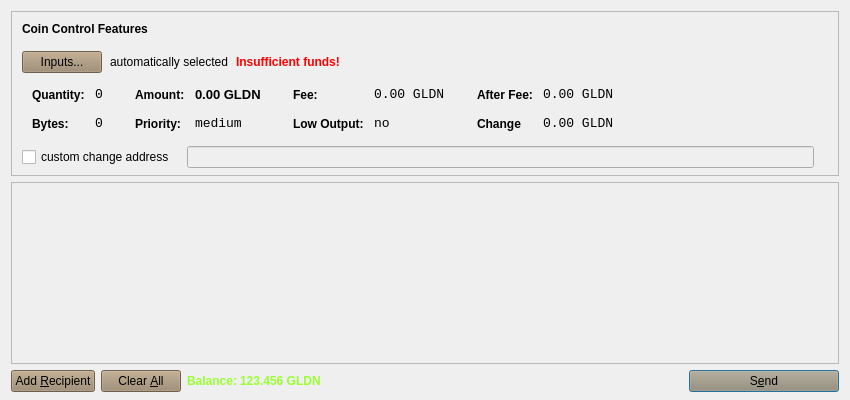
<?xml version="1.0" encoding="UTF-8"?>
<ui version="4.0">
 <class>SendCoinsDialog</class>
 <widget class="QDialog" name="SendCoinsDialog">
  <property name="geometry">
   <rect>
    <x>0</x>
    <y>0</y>
    <width>850</width>
    <height>400</height>
   </rect>
  </property>
  <property name="windowTitle">
   <string>Send Coins</string>
  </property>
  <property name="styleSheet">
   <string notr="true">background-image: url(:/images/bkg-n);</string>
  </property>
  <layout class="QVBoxLayout" name="verticalLayout" stretch="0,1,0">
   <property name="bottomMargin">
    <number>8</number>
   </property>
   <item>
    <widget class="QFrame" name="frameCoinControl">
     <property name="sizePolicy">
      <sizepolicy hsizetype="Expanding" vsizetype="Expanding">
       <horstretch>0</horstretch>
       <verstretch>0</verstretch>
      </sizepolicy>
     </property>
     <property name="maximumSize">
      <size>
       <width>16777215</width>
       <height>16777215</height>
      </size>
     </property>
     <property name="frameShape">
      <enum>QFrame::StyledPanel</enum>
     </property>
     <property name="frameShadow">
      <enum>QFrame::Sunken</enum>
     </property>
     <layout class="QVBoxLayout" name="verticalLayoutCoinControl2">
      <property name="spacing">
       <number>6</number>
      </property>
      <property name="leftMargin">
       <number>0</number>
      </property>
      <property name="topMargin">
       <number>0</number>
      </property>
      <property name="rightMargin">
       <number>0</number>
      </property>
      <property name="bottomMargin">
       <number>6</number>
      </property>
      <item>
       <layout class="QVBoxLayout" name="verticalLayoutCoinControl" stretch="0,0,0,0,1">
        <property name="spacing">
         <number>0</number>
        </property>
        <property name="leftMargin">
         <number>10</number>
        </property>
        <property name="topMargin">
         <number>10</number>
        </property>
        <item>
         <layout class="QHBoxLayout" name="horizontalLayoutCoinControl1">
          <property name="bottomMargin">
           <number>15</number>
          </property>
          <item>
           <widget class="QLabel" name="labelCoinControlFeatures">
            <property name="sizePolicy">
             <sizepolicy hsizetype="Preferred" vsizetype="Maximum">
              <horstretch>0</horstretch>
              <verstretch>0</verstretch>
             </sizepolicy>
            </property>
            <property name="font">
             <font>
              <weight>75</weight>
              <bold>true</bold>
             </font>
            </property>
            <property name="styleSheet">
             <string notr="true">font-weight:bold;</string>
            </property>
            <property name="text">
             <string>Coin Control Features</string>
            </property>
           </widget>
          </item>
         </layout>
        </item>
        <item>
         <layout class="QHBoxLayout" name="horizontalLayoutCoinControl2" stretch="0,0,0,0">
          <property name="spacing">
           <number>8</number>
          </property>
          <property name="bottomMargin">
           <number>10</number>
          </property>
          <item>
           <widget class="QPushButton" name="pushButtonCoinControl">
            <property name="styleSheet">
             <string notr="true">background-color: rgb(154, 134, 106);
background-image: url(:/images/bgbfree);</string>
            </property>
            <property name="text">
             <string>Inputs...</string>
            </property>
           </widget>
          </item>
          <item>
           <widget class="QLabel" name="labelCoinControlAutomaticallySelected">
            <property name="styleSheet">
             <string notr="true">background-image: url(:/images/bgbfree);</string>
            </property>
            <property name="text">
             <string>automatically selected</string>
            </property>
            <property name="margin">
             <number>5</number>
            </property>
           </widget>
          </item>
          <item>
           <widget class="QLabel" name="labelCoinControlInsuffFunds">
            <property name="font">
             <font>
              <weight>75</weight>
              <bold>true</bold>
             </font>
            </property>
            <property name="styleSheet">
             <string notr="true">color:red;font-weight:bold;
background-image: url(:/images/bgbfree);</string>
            </property>
            <property name="text">
             <string>Insufficient funds!</string>
            </property>
            <property name="margin">
             <number>5</number>
            </property>
           </widget>
          </item>
          <item>
           <spacer name="horizontalSpacerCoinControl">
            <property name="orientation">
             <enum>Qt::Horizontal</enum>
            </property>
            <property name="sizeHint" stdset="0">
             <size>
              <width>40</width>
              <height>1</height>
             </size>
            </property>
           </spacer>
          </item>
         </layout>
        </item>
        <item>
         <widget class="QWidget" name="widgetCoinControl" native="true">
          <property name="sizePolicy">
           <sizepolicy hsizetype="Preferred" vsizetype="Preferred">
            <horstretch>0</horstretch>
            <verstretch>0</verstretch>
           </sizepolicy>
          </property>
          <property name="minimumSize">
           <size>
            <width>0</width>
            <height>0</height>
           </size>
          </property>
          <property name="styleSheet">
           <string notr="true"/>
          </property>
          <layout class="QHBoxLayout" name="horizontalLayoutCoinControl5">
           <property name="leftMargin">
            <number>0</number>
           </property>
           <property name="topMargin">
            <number>0</number>
           </property>
           <property name="rightMargin">
            <number>0</number>
           </property>
           <property name="bottomMargin">
            <number>0</number>
           </property>
           <item>
            <layout class="QHBoxLayout" name="horizontalLayoutCoinControl3" stretch="0,0,0,1">
             <property name="spacing">
              <number>20</number>
             </property>
             <property name="topMargin">
              <number>0</number>
             </property>
             <property name="bottomMargin">
              <number>10</number>
             </property>
             <item>
              <layout class="QFormLayout" name="formLayoutCoinControl1">
               <property name="horizontalSpacing">
                <number>10</number>
               </property>
               <property name="verticalSpacing">
                <number>14</number>
               </property>
               <property name="leftMargin">
                <number>10</number>
               </property>
               <property name="topMargin">
                <number>4</number>
               </property>
               <property name="rightMargin">
                <number>6</number>
               </property>
               <item row="0" column="0">
                <widget class="QLabel" name="labelCoinControlQuantityText">
                 <property name="styleSheet">
                  <string notr="true">font-weight:bold;</string>
                 </property>
                 <property name="text">
                  <string>Quantity:</string>
                 </property>
                 <property name="margin">
                  <number>0</number>
                 </property>
                </widget>
               </item>
               <item row="0" column="1">
                <widget class="QLabel" name="labelCoinControlQuantity">
                 <property name="font">
                  <font>
                   <family>Monospace</family>
                   <pointsize>10</pointsize>
                  </font>
                 </property>
                 <property name="cursor">
                  <cursorShape>IBeamCursor</cursorShape>
                 </property>
                 <property name="contextMenuPolicy">
                  <enum>Qt::ActionsContextMenu</enum>
                 </property>
                 <property name="styleSheet">
                  <string notr="true">background-image: url(:/images/bgbfree);</string>
                 </property>
                 <property name="text">
                  <string>0</string>
                 </property>
                 <property name="margin">
                  <number>0</number>
                 </property>
                 <property name="textInteractionFlags">
                  <set>Qt::LinksAccessibleByMouse|Qt::TextSelectableByKeyboard|Qt::TextSelectableByMouse</set>
                 </property>
                </widget>
               </item>
               <item row="1" column="0">
                <widget class="QLabel" name="labelCoinControlBytesText">
                 <property name="styleSheet">
                  <string notr="true">font-weight:bold;
background-image: url(:/images/bgbfree);</string>
                 </property>
                 <property name="text">
                  <string>Bytes:</string>
                 </property>
                </widget>
               </item>
               <item row="1" column="1">
                <widget class="QLabel" name="labelCoinControlBytes">
                 <property name="font">
                  <font>
                   <family>Monospace</family>
                   <pointsize>10</pointsize>
                  </font>
                 </property>
                 <property name="cursor">
                  <cursorShape>IBeamCursor</cursorShape>
                 </property>
                 <property name="contextMenuPolicy">
                  <enum>Qt::ActionsContextMenu</enum>
                 </property>
                 <property name="styleSheet">
                  <string notr="true">background-image: url(:/images/bgbfree);</string>
                 </property>
                 <property name="text">
                  <string>0</string>
                 </property>
                 <property name="textInteractionFlags">
                  <set>Qt::LinksAccessibleByMouse|Qt::TextSelectableByKeyboard|Qt::TextSelectableByMouse</set>
                 </property>
                </widget>
               </item>
              </layout>
             </item>
             <item>
              <layout class="QFormLayout" name="formLayoutCoinControl2">
               <property name="horizontalSpacing">
                <number>10</number>
               </property>
               <property name="verticalSpacing">
                <number>14</number>
               </property>
               <property name="leftMargin">
                <number>6</number>
               </property>
               <property name="topMargin">
                <number>4</number>
               </property>
               <property name="rightMargin">
                <number>6</number>
               </property>
               <item row="0" column="0">
                <widget class="QLabel" name="labelCoinControlAmountText">
                 <property name="styleSheet">
                  <string notr="true">font-weight:bold;
background-image: url(:/images/bgbfree);</string>
                 </property>
                 <property name="text">
                  <string>Amount:</string>
                 </property>
                 <property name="margin">
                  <number>0</number>
                 </property>
                </widget>
               </item>
               <item row="0" column="1">
                <widget class="QLabel" name="labelCoinControlAmount">
                 <property name="font">
                  <font>
                   <family>MS Shell Dlg 2</family>
                   <pointsize>10</pointsize>
                   <weight>75</weight>
                   <bold>true</bold>
                  </font>
                 </property>
                 <property name="cursor">
                  <cursorShape>IBeamCursor</cursorShape>
                 </property>
                 <property name="contextMenuPolicy">
                  <enum>Qt::ActionsContextMenu</enum>
                 </property>
                 <property name="styleSheet">
                  <string notr="true">background-image: url(:/images/bgbfree);</string>
                 </property>
                 <property name="text">
                  <string>0.00 GLDN</string>
                 </property>
                 <property name="textInteractionFlags">
                  <set>Qt::LinksAccessibleByMouse|Qt::TextSelectableByKeyboard|Qt::TextSelectableByMouse</set>
                 </property>
                </widget>
               </item>
               <item row="1" column="0">
                <widget class="QLabel" name="labelCoinControlPriorityText">
                 <property name="styleSheet">
                  <string notr="true">font-weight:bold;
background-image: url(:/images/bgbfree);</string>
                 </property>
                 <property name="text">
                  <string>Priority:</string>
                 </property>
                </widget>
               </item>
               <item row="1" column="1">
                <widget class="QLabel" name="labelCoinControlPriority">
                 <property name="font">
                  <font>
                   <family>Monospace</family>
                   <pointsize>10</pointsize>
                  </font>
                 </property>
                 <property name="cursor">
                  <cursorShape>IBeamCursor</cursorShape>
                 </property>
                 <property name="contextMenuPolicy">
                  <enum>Qt::ActionsContextMenu</enum>
                 </property>
                 <property name="styleSheet">
                  <string notr="true">background-image: url(:/images/bgbfree);</string>
                 </property>
                 <property name="text">
                  <string>medium</string>
                 </property>
                 <property name="textInteractionFlags">
                  <set>Qt::LinksAccessibleByMouse|Qt::TextSelectableByKeyboard|Qt::TextSelectableByMouse</set>
                 </property>
                </widget>
               </item>
              </layout>
             </item>
             <item>
              <layout class="QFormLayout" name="formLayoutCoinControl3">
               <property name="horizontalSpacing">
                <number>10</number>
               </property>
               <property name="verticalSpacing">
                <number>14</number>
               </property>
               <property name="leftMargin">
                <number>6</number>
               </property>
               <property name="topMargin">
                <number>4</number>
               </property>
               <property name="rightMargin">
                <number>6</number>
               </property>
               <item row="0" column="0">
                <widget class="QLabel" name="labelCoinControlFeeText">
                 <property name="styleSheet">
                  <string notr="true">font-weight:bold;
background-image: url(:/images/bgbfree);</string>
                 </property>
                 <property name="text">
                  <string>Fee:</string>
                 </property>
                 <property name="margin">
                  <number>0</number>
                 </property>
                </widget>
               </item>
               <item row="0" column="1">
                <widget class="QLabel" name="labelCoinControlFee">
                 <property name="font">
                  <font>
                   <family>Monospace</family>
                   <pointsize>10</pointsize>
                  </font>
                 </property>
                 <property name="cursor">
                  <cursorShape>IBeamCursor</cursorShape>
                 </property>
                 <property name="contextMenuPolicy">
                  <enum>Qt::ActionsContextMenu</enum>
                 </property>
                 <property name="styleSheet">
                  <string notr="true">background-image: url(:/images/bgbfree);</string>
                 </property>
                 <property name="text">
                  <string>0.00 GLDN</string>
                 </property>
                 <property name="textInteractionFlags">
                  <set>Qt::LinksAccessibleByMouse|Qt::TextSelectableByKeyboard|Qt::TextSelectableByMouse</set>
                 </property>
                </widget>
               </item>
               <item row="1" column="0">
                <widget class="QLabel" name="labelCoinControlLowOutputText">
                 <property name="styleSheet">
                  <string notr="true">font-weight:bold;
background-image: url(:/images/bgbfree);</string>
                 </property>
                 <property name="text">
                  <string>Low Output:</string>
                 </property>
                </widget>
               </item>
               <item row="1" column="1">
                <widget class="QLabel" name="labelCoinControlLowOutput">
                 <property name="font">
                  <font>
                   <family>Monospace</family>
                   <pointsize>10</pointsize>
                  </font>
                 </property>
                 <property name="cursor">
                  <cursorShape>IBeamCursor</cursorShape>
                 </property>
                 <property name="contextMenuPolicy">
                  <enum>Qt::ActionsContextMenu</enum>
                 </property>
                 <property name="styleSheet">
                  <string notr="true">background-image: url(:/images/bgbfree);</string>
                 </property>
                 <property name="text">
                  <string>no</string>
                 </property>
                 <property name="textInteractionFlags">
                  <set>Qt::LinksAccessibleByMouse|Qt::TextSelectableByKeyboard|Qt::TextSelectableByMouse</set>
                 </property>
                </widget>
               </item>
              </layout>
             </item>
             <item>
              <layout class="QFormLayout" name="formLayoutCoinControl4">
               <property name="horizontalSpacing">
                <number>10</number>
               </property>
               <property name="verticalSpacing">
                <number>14</number>
               </property>
               <property name="leftMargin">
                <number>6</number>
               </property>
               <property name="topMargin">
                <number>4</number>
               </property>
               <property name="rightMargin">
                <number>6</number>
               </property>
               <item row="0" column="0">
                <widget class="QLabel" name="labelCoinControlAfterFeeText">
                 <property name="styleSheet">
                  <string notr="true">font-weight:bold;
background-image: url(:/images/bgbfree);</string>
                 </property>
                 <property name="text">
                  <string>After Fee:</string>
                 </property>
                 <property name="margin">
                  <number>0</number>
                 </property>
                </widget>
               </item>
               <item row="0" column="1">
                <widget class="QLabel" name="labelCoinControlAfterFee">
                 <property name="font">
                  <font>
                   <family>Monospace</family>
                   <pointsize>10</pointsize>
                  </font>
                 </property>
                 <property name="cursor">
                  <cursorShape>IBeamCursor</cursorShape>
                 </property>
                 <property name="contextMenuPolicy">
                  <enum>Qt::ActionsContextMenu</enum>
                 </property>
                 <property name="styleSheet">
                  <string notr="true">background-image: url(:/images/bgbfree);</string>
                 </property>
                 <property name="text">
                  <string>0.00 GLDN</string>
                 </property>
                 <property name="textInteractionFlags">
                  <set>Qt::LinksAccessibleByMouse|Qt::TextSelectableByKeyboard|Qt::TextSelectableByMouse</set>
                 </property>
                </widget>
               </item>
               <item row="1" column="0">
                <widget class="QLabel" name="labelCoinControlChangeText">
                 <property name="styleSheet">
                  <string notr="true">font-weight:bold;
background-image: url(:/images/bgbfree);</string>
                 </property>
                 <property name="text">
                  <string>Change</string>
                 </property>
                </widget>
               </item>
               <item row="1" column="1">
                <widget class="QLabel" name="labelCoinControlChange">
                 <property name="font">
                  <font>
                   <family>Monospace</family>
                   <pointsize>10</pointsize>
                  </font>
                 </property>
                 <property name="cursor">
                  <cursorShape>IBeamCursor</cursorShape>
                 </property>
                 <property name="contextMenuPolicy">
                  <enum>Qt::ActionsContextMenu</enum>
                 </property>
                 <property name="styleSheet">
                  <string notr="true">background-image: url(:/images/bgbfree);</string>
                 </property>
                 <property name="text">
                  <string>0.00 GLDN</string>
                 </property>
                 <property name="textInteractionFlags">
                  <set>Qt::LinksAccessibleByMouse|Qt::TextSelectableByKeyboard|Qt::TextSelectableByMouse</set>
                 </property>
                </widget>
               </item>
              </layout>
             </item>
            </layout>
           </item>
          </layout>
         </widget>
        </item>
        <item>
         <layout class="QHBoxLayout" name="horizontalLayoutCoinControl4" stretch="0,0,0">
          <property name="spacing">
           <number>12</number>
          </property>
          <property name="sizeConstraint">
           <enum>QLayout::SetDefaultConstraint</enum>
          </property>
          <property name="topMargin">
           <number>5</number>
          </property>
          <property name="rightMargin">
           <number>5</number>
          </property>
          <item>
           <widget class="QCheckBox" name="checkBoxCoinControlChange">
            <property name="styleSheet">
             <string notr="true">background-image: url(:/images/bgbfree);</string>
            </property>
            <property name="text">
             <string>custom change address</string>
            </property>
           </widget>
          </item>
          <item>
           <widget class="QLineEdit" name="lineEditCoinControlChange">
            <property name="enabled">
             <bool>false</bool>
            </property>
            <property name="sizePolicy">
             <sizepolicy hsizetype="Expanding" vsizetype="Fixed">
              <horstretch>0</horstretch>
              <verstretch>0</verstretch>
             </sizepolicy>
            </property>
            <property name="styleSheet">
             <string notr="true">background-image: url(:/images/gr);</string>
            </property>
           </widget>
          </item>
          <item>
           <widget class="QLabel" name="labelCoinControlChangeLabel">
            <property name="sizePolicy">
             <sizepolicy hsizetype="Preferred" vsizetype="Expanding">
              <horstretch>0</horstretch>
              <verstretch>0</verstretch>
             </sizepolicy>
            </property>
            <property name="minimumSize">
             <size>
              <width>0</width>
              <height>0</height>
             </size>
            </property>
            <property name="styleSheet">
             <string notr="true">background-image: url(:/images/bgbfree);</string>
            </property>
            <property name="text">
             <string/>
            </property>
            <property name="margin">
             <number>3</number>
            </property>
           </widget>
          </item>
         </layout>
        </item>
        <item>
         <spacer name="verticalSpacerCoinControl">
          <property name="orientation">
           <enum>Qt::Vertical</enum>
          </property>
          <property name="sizeHint" stdset="0">
           <size>
            <width>800</width>
            <height>1</height>
           </size>
          </property>
         </spacer>
        </item>
       </layout>
      </item>
     </layout>
    </widget>
   </item>
   <item>
    <widget class="QScrollArea" name="scrollArea">
     <property name="widgetResizable">
      <bool>true</bool>
     </property>
     <widget class="QWidget" name="scrollAreaWidgetContents">
      <property name="geometry">
       <rect>
        <x>0</x>
        <y>0</y>
        <width>830</width>
        <height>172</height>
       </rect>
      </property>
      <layout class="QVBoxLayout" name="verticalLayout_2">
       <property name="leftMargin">
        <number>0</number>
       </property>
       <property name="topMargin">
        <number>0</number>
       </property>
       <property name="rightMargin">
        <number>0</number>
       </property>
       <property name="bottomMargin">
        <number>0</number>
       </property>
       <item>
        <layout class="QVBoxLayout" name="entries">
         <property name="spacing">
          <number>6</number>
         </property>
        </layout>
       </item>
       <item>
        <spacer name="verticalSpacer">
         <property name="orientation">
          <enum>Qt::Vertical</enum>
         </property>
         <property name="sizeHint" stdset="0">
          <size>
           <width>20</width>
           <height>40</height>
          </size>
         </property>
        </spacer>
       </item>
      </layout>
     </widget>
    </widget>
   </item>
   <item>
    <layout class="QHBoxLayout" name="horizontalLayout">
     <item>
      <widget class="QPushButton" name="addButton">
       <property name="toolTip">
        <string>Send to multiple recipients at once</string>
       </property>
       <property name="styleSheet">
        <string notr="true">background-color: rgb(154, 134, 106);
background-image: url(:/images/bgbfree);</string>
       </property>
       <property name="text">
        <string>Add &amp;Recipient</string>
       </property>
       <property name="autoDefault">
        <bool>false</bool>
       </property>
      </widget>
     </item>
     <item>
      <widget class="QPushButton" name="clearButton">
       <property name="sizePolicy">
        <sizepolicy hsizetype="Minimum" vsizetype="Fixed">
         <horstretch>0</horstretch>
         <verstretch>0</verstretch>
        </sizepolicy>
       </property>
       <property name="toolTip">
        <string>Remove all transaction fields</string>
       </property>
       <property name="styleSheet">
        <string notr="true">background-color: rgb(154, 134, 106);
background-image: url(:/images/bgbfree);</string>
       </property>
       <property name="text">
        <string>Clear &amp;All</string>
       </property>
       <property name="autoRepeatDelay">
        <number>300</number>
       </property>
       <property name="autoDefault">
        <bool>false</bool>
       </property>
      </widget>
     </item>
     <item>
      <layout class="QHBoxLayout" name="horizontalLayout_2">
       <property name="spacing">
        <number>3</number>
       </property>
       <item>
        <widget class="QLabel" name="label">
         <property name="sizePolicy">
          <sizepolicy hsizetype="Preferred" vsizetype="Fixed">
           <horstretch>0</horstretch>
           <verstretch>0</verstretch>
          </sizepolicy>
         </property>
         <property name="font">
          <font>
           <weight>75</weight>
           <bold>true</bold>
          </font>
         </property>
         <property name="styleSheet">
          <string notr="true">background-image: url(:/images/bgbfree);
color: rgb(153, 255, 51);</string>
         </property>
         <property name="text">
          <string>Balance:</string>
         </property>
        </widget>
       </item>
       <item>
        <widget class="QLabel" name="labelBalance">
         <property name="sizePolicy">
          <sizepolicy hsizetype="Preferred" vsizetype="Fixed">
           <horstretch>0</horstretch>
           <verstretch>0</verstretch>
          </sizepolicy>
         </property>
         <property name="font">
          <font>
           <weight>75</weight>
           <bold>true</bold>
          </font>
         </property>
         <property name="cursor">
          <cursorShape>IBeamCursor</cursorShape>
         </property>
         <property name="styleSheet">
          <string notr="true">color: rgb(153, 255, 51);
background-image: url(:/images/bgbfree);</string>
         </property>
         <property name="text">
          <string>123.456 GLDN</string>
         </property>
         <property name="textInteractionFlags">
          <set>Qt::LinksAccessibleByMouse|Qt::TextSelectableByKeyboard|Qt::TextSelectableByMouse</set>
         </property>
        </widget>
       </item>
      </layout>
     </item>
     <item>
      <spacer name="horizontalSpacer">
       <property name="orientation">
        <enum>Qt::Horizontal</enum>
       </property>
       <property name="sizeHint" stdset="0">
        <size>
         <width>40</width>
         <height>20</height>
        </size>
       </property>
      </spacer>
     </item>
     <item>
      <widget class="QPushButton" name="sendButton">
       <property name="minimumSize">
        <size>
         <width>150</width>
         <height>0</height>
        </size>
       </property>
       <property name="toolTip">
        <string>Confirm the send action</string>
       </property>
       <property name="styleSheet">
        <string notr="true">background-color: rgb(154, 134, 106);
background-image: url(:/images/bgbfree);</string>
       </property>
       <property name="text">
        <string>S&amp;end</string>
       </property>
       <property name="icon">
        <iconset resource="../bitcoin.qrc">
         <normaloff>:/icons/send</normaloff>:/icons/send</iconset>
       </property>
       <property name="default">
        <bool>true</bool>
       </property>
      </widget>
     </item>
    </layout>
   </item>
  </layout>
 </widget>
 <resources>
  <include location="../bitcoin.qrc"/>
 </resources>
 <connections/>
</ui>
